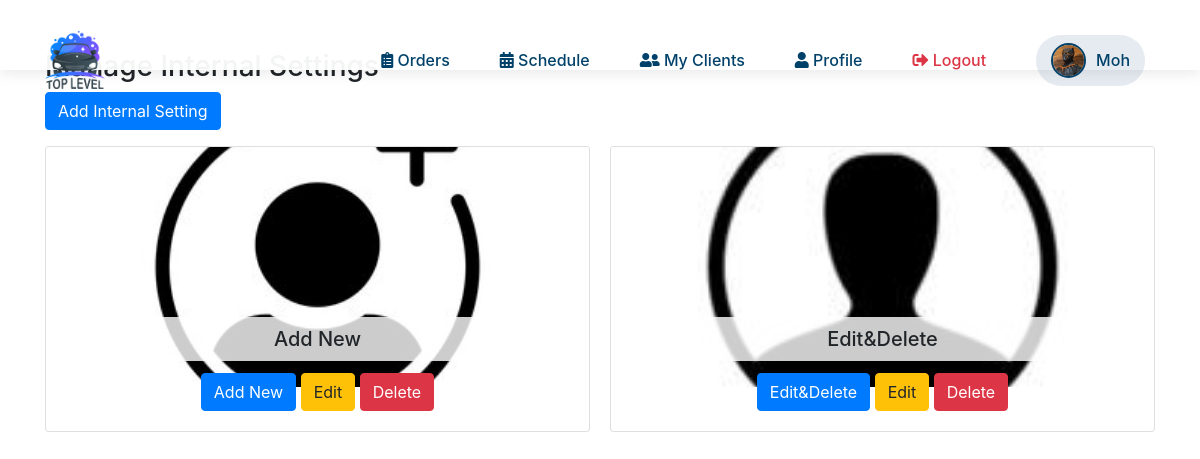
Screenshot of /manage_internal_settings.php?external_id=2 (signed in) with the database file from the repository.
### tables this page shows
CREATE TABLE `internal_settings` (
  `id` int(11) NOT NULL,
  `external_id` int(11) NOT NULL,
  `name` varchar(255) NOT NULL,
  `link` varchar(255) NOT NULL,
  `image` varchar(255) NOT NULL
);

### manage_internal_settings.php (the view, shortened to what this page needs)
<?php
include('db.php');
$external_id = $_GET['external_id'];
$sql = "SELECT * FROM internal_settings WHERE external_id = ?";
$stmt = $conn->prepare($sql);
$stmt->bind_param("i", $external_id);
$stmt->execute();
$result = $stmt->get_result();
?>
<!DOCTYPE html>
<html lang="en">
<head>
    <link rel="stylesheet" href="https://stackpath.bootstrapcdn.com/bootstrap/4.5.2/css/bootstrap.min.css">
</head>
<body>
    <?php include 'nav.php'; ?>
    <div class="container">
        <h3>Manage Internal Settings</h3>
        <a href="add_internal_setting.php?external_id=<?php echo $external_id; ?>" class="btn btn-primary mb-3">Add Internal Setting</a>
        <div class="card-container">
            <?php while ($setting = $result->fetch_assoc()): ?>
                <div class="card">
                    <img src="<?php echo htmlspecialchars($setting['image']); ?>" alt="<?php echo htmlspecialchars($setting['name']); ?>">
                    <div class="card-body text-center">
                        <h5 class="card-title"><?php echo htmlspecialchars($setting['name']); ?></h5>
                        <a href="<?php echo htmlspecialchars($setting['link']); ?>" class="btn btn-primary"><?php echo htmlspecialchars($setting['name']); ?></a>
                        <a href="edit_internal_setting.php?id=<?php echo $setting['id']; ?>&external_id=<?php echo $external_id; ?>" class="btn btn-warning">Edit</a>
                        <a href="delete_internal_setting.php?id=<?php echo $setting['id']; ?>&external_id=<?php echo $external_id; ?>" class="btn btn-danger" onclick="return confirm('Are you sure you want to delete this setting?')">Delete</a>
                    </div>
                </div>
            <?php endwhile; ?>
        </div>
    </div>
</body>
</html>

### manage_internal_settings.php (style rules this page uses)
body { font-family: 'Poppins', sans-serif; background-color: #f4f4f4; }
.container { margin-top: 50px; }
.card-container { display: flex; flex-wrap: wrap; gap: 20px; }
.card { flex: 1 1 200px; margin-bottom: 20px; position: relative; overflow: hidden; }
.card img { width: 100%; height: 240px; object-fit: cover; position: absolute; top: 0; left: 0; z-index: 0; opacity: 1; }
.card-body { position: relative; z-index: 1; }
.card-title { margin-top: 150px; background: rgba(255, 255, 255, 0.8); padding: 10px; border-radius: 5px; }

### rows the page displays
internal_settings: image (picture), name "Add New"
internal_settings: image (picture), name "Edit&Delete"

### other values shown
$user_name "Moh"
